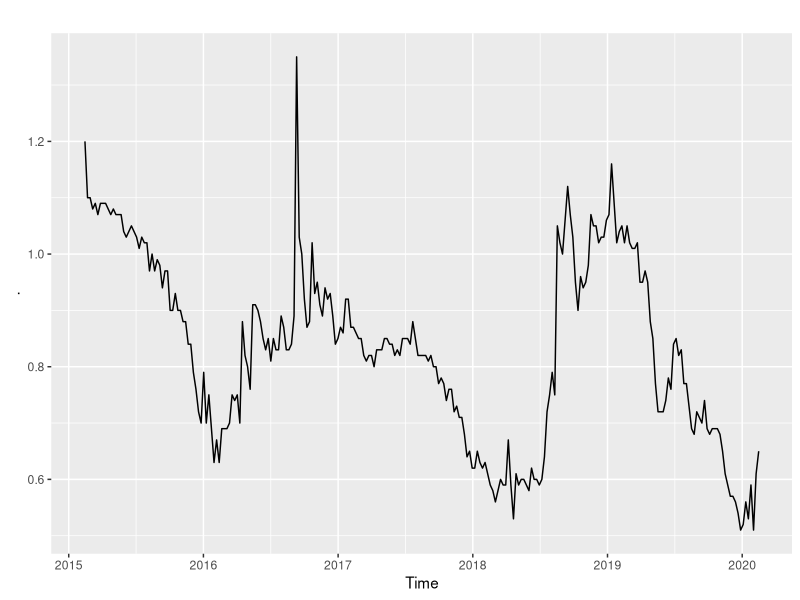
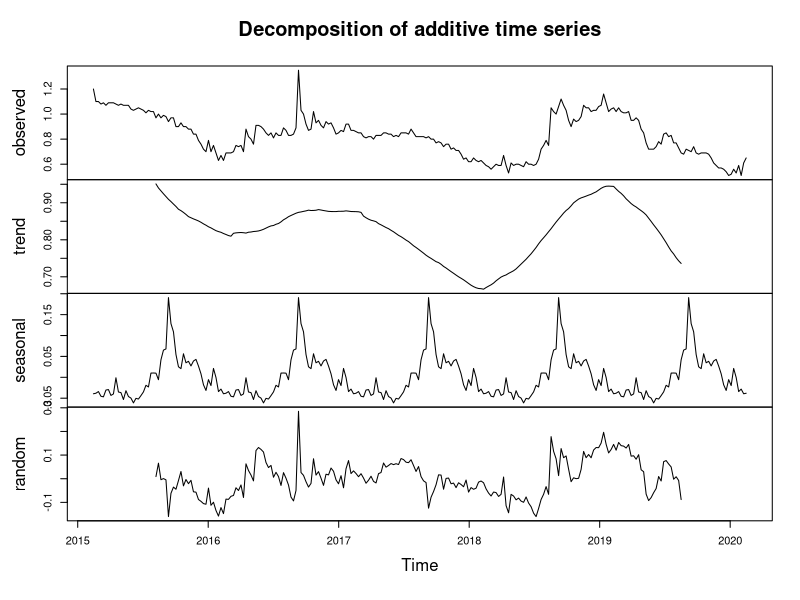
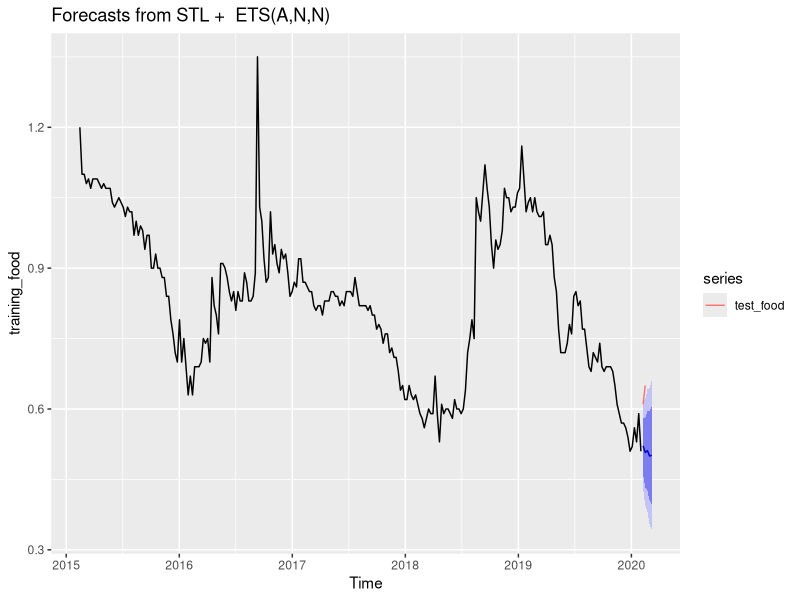
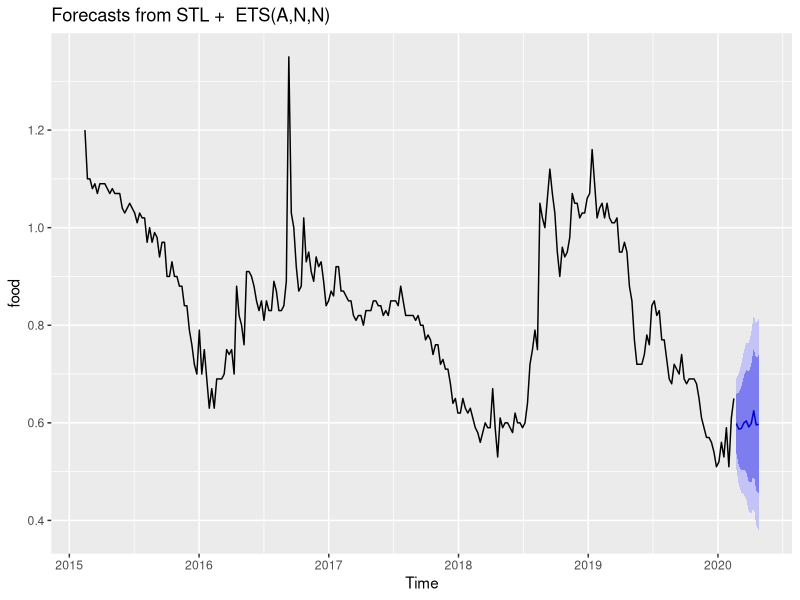

Source code (R) for these figures, in order:
## ---- chunk 1
library(forecast)
library(ggplot2)
library(readr)
## ---- chunk 2
FOOD <- read_csv("FOOD.csv", col_types = cols(Week = col_date(format = "%Y-%m-%d")))
food <- ts(FOOD[,2], freq=365.25/7, start=2015+44/365.25)
food %>%
  autoplot()
## ---- chunk 3
plot(decompose(food))
## ---- chunk 4
training_food <- subset(food, end=length(food)-2)
test_food <- subset(food, start=length(food)-1)
fc_training_food<-forecast(training_food)
fc_training_food %>%
  forecast(h=5) %>%
  autoplot() +autolayer(test_food)
## ---- chunk 5
fc_training_food
## ---- chunk 6
fc_food<-forecast(food)
fc_food %>%
forecast(h=10) %>%
  autoplot()
## ---- chunk 7
fc_food
